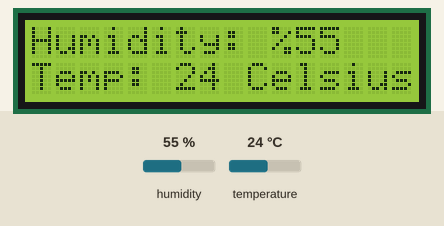
Recording of a sketch running on a simulated Arduino Uno, built with avr-gcc and run on an emulated ATmega328P. Shown: 16×2 character LCD. Inputs (shaded band) come from the test bench; at power-on: humidity 55 %, temperature 24 °C.

Above: at 6.2 s.
6.3 s: humidity set to 22 %
At 8.1 s:
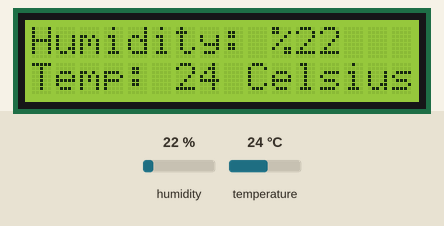
9.0 s: temperature set to 12 °C
At 10.2 s:
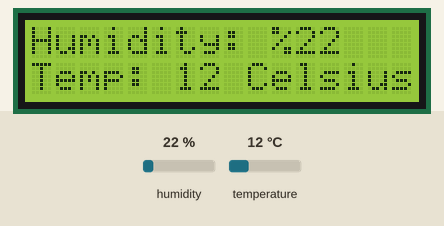
11.7 s: humidity set to 40 %
At 14.3 s:
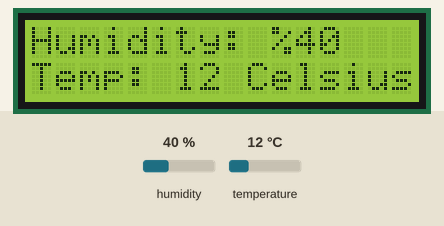
14.9 s: temperature set to 19 °C
At 16.3 s:
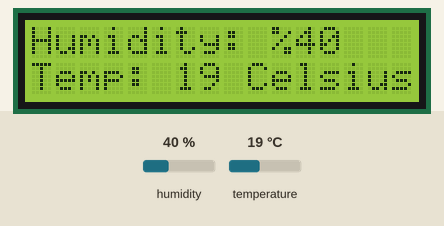
Timing chart, 0 to 17.9 s (numbered marks = the images above; inputs shaded):
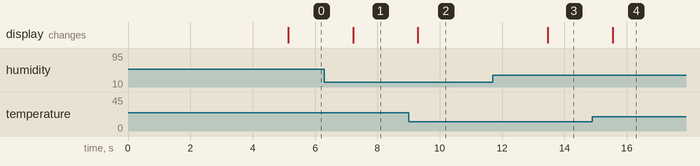

Measured:
- after the input at 6.3 s, the display: changes after 0.92 s (image 1)
- after the input at 9.0 s, the display: changes after 0.30 s (image 2)
- after the input at 11.7 s, the display: changes after 1.8 s (image 3)
- after the input at 14.9 s, the display: changes after 0.64 s (image 4)

The sketch:

Temp_Monitor.ino
```cpp
#include <LiquidCrystal_I2C.h>

#include <DHT.h>
#include <DHT_U.h>

#include <Adafruit_Sensor.h>
#include <Wire.h>
LiquidCrystal_I2C lcd(0x27, 16, 2);

#define DHTPIN A3
#define DHTTYPE DHT11
DHT dht(DHTPIN, DHTTYPE);


int humidity;
int temp;

void setup(){
Serial.begin(9600);
lcd.begin();
lcd.backlight();
lcd.setCursor(0,0);
lcd.print("Temp , Humidity");
lcd.setCursor(0,1);
lcd.print("    Test");
delay(5000);
lcd.clear();
dht.begin();
}


void loop(){
humidity = dht.readHumidity();
temp = dht.readTemperature();
lcd.setCursor(0,0);
lcd.print("Humidity: ");
lcd.print("%");
lcd.print(humidity);
lcd.setCursor(0,1);
lcd.print("Temp: ");
lcd.print(temp);
lcd.print(" Celsius");
delay(1000);
 }
```
